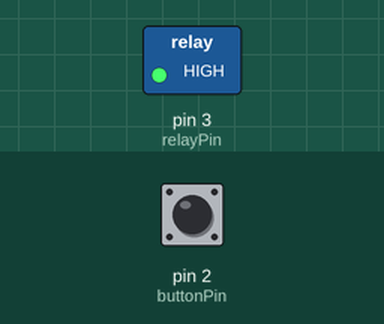
Recording of a sketch running on a simulated Arduino Uno, built with avr-gcc and run on an emulated ATmega328P. Parts: switched loads named in the sketch (green lamp = pin HIGH). The test bench sets the inputs (shaded band); at power-on: pin 2 (buttonPin) LOW.

Above: at 1.2 s.
1.3 s: pin 2 (buttonPin) pulled HIGH for 0.15 s
At 2.5 s:
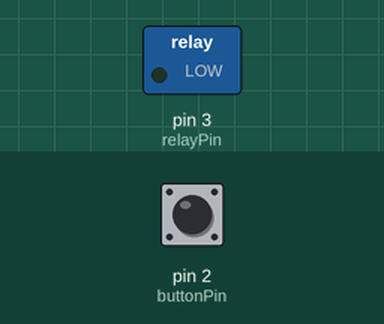
2.9 s: pin 2 (buttonPin) pulled HIGH for 1 s
At 3.7 s:
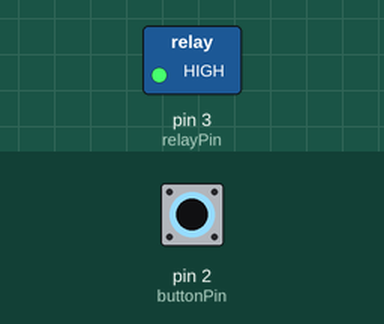
5.4 s: pin 2 (buttonPin) pulled HIGH for 3.2 s
At 6.9 s:
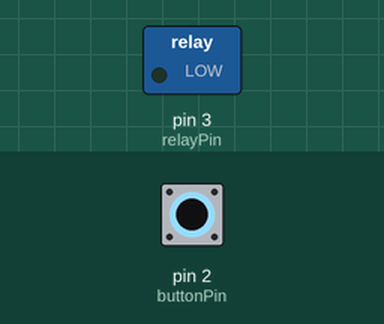
Timing chart, 0 to 8.4 s (numbered marks = the images above; inputs shaded):
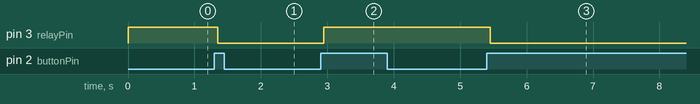

Measured:
- after the input at 1.3 s, pin 3 (relayPin): HIGH → LOW after 0.05 s
- after the input at 2.9 s, pin 3 (relayPin): LOW → HIGH after 0.05 s
- after the input at 5.4 s, pin 3 (relayPin): HIGH → LOW after 0.05 s

The sketch:

Project13_Motor_Fan.ino
```cpp
//Project thirteen - the Arduino to control fan operation
int buttonPin = 2; // int buttonPin = 2;
int relayPin = 3; // int relayPin = 3;
int relayState = HIGH; // int relayState = HIGH;
int buttonState; // record the current button state
int lastButtonState = LOW; // record the last button state
long lastDebounceTime = 0;
long debounceDelay = 50; // eliminate debounce time

void setup() {
  // put your setup code here, to run once:
  pinMode(buttonPin, INPUT);
  pinMode(relayPin, OUTPUT);
  digitalWrite(relayPin, relayState);
  // configure the initial state of relay
}

void loop() {
  // put your main code here, to run repeatedly:
  // can control the relay and LED with the button
  int reading = digitalRead(buttonPin); //read the value of button

  // once detects change of state, record time
  if (reading != lastButtonState) {
    lastDebounceTime = millis();
  }

  // wait for 50ms to evaluate if it is the same state as last state
  // if different, change the button state
  // if the state of button is high(pressed), change the state of relay
  if ((millis() - lastDebounceTime) > debounceDelay) {
    if (reading != buttonState) {
      buttonState = reading;
      if (buttonState == HIGH) {
        relayState = !relayState;
      }
    }
  }

  digitalWrite(relayPin, relayState);
  //change the last state of button
  lastButtonState = reading;
}
```
